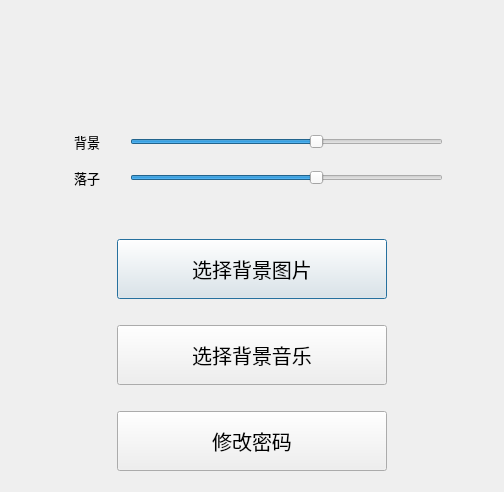
<?xml version="1.0" encoding="UTF-8"?>
<ui version="4.0">
 <class>setting</class>
 <widget class="QDialog" name="setting">
  <property name="geometry">
   <rect>
    <x>0</x>
    <y>0</y>
    <width>504</width>
    <height>480</height>
   </rect>
  </property>
  <property name="windowTitle">
   <string>设置</string>
  </property>
  <layout class="QVBoxLayout" name="verticalLayout">
   <item>
    <layout class="QHBoxLayout" name="horizontalLayout_2">
     <item>
      <widget class="QLabel" name="label_2">
       <property name="text">
        <string/>
       </property>
      </widget>
     </item>
     <item>
      <widget class="QLabel" name="label">
       <property name="minimumSize">
        <size>
         <width>80</width>
         <height>80</height>
        </size>
       </property>
       <property name="maximumSize">
        <size>
         <width>80</width>
         <height>80</height>
        </size>
       </property>
       <property name="text">
        <string/>
       </property>
       <property name="pixmap">
        <pixmap>../Users/icon/set.png</pixmap>
       </property>
       <property name="scaledContents">
        <bool>true</bool>
       </property>
       <property name="alignment">
        <set>Qt::AlignCenter</set>
       </property>
      </widget>
     </item>
     <item>
      <widget class="QLabel" name="label_3">
       <property name="text">
        <string/>
       </property>
      </widget>
     </item>
    </layout>
   </item>
   <item>
    <layout class="QHBoxLayout" name="horizontalLayout">
     <property name="leftMargin">
      <number>50</number>
     </property>
     <property name="topMargin">
      <number>30</number>
     </property>
     <property name="rightMargin">
      <number>50</number>
     </property>
     <property name="bottomMargin">
      <number>30</number>
     </property>
     <item>
      <widget class="QLabel" name="soundlogo">
       <property name="maximumSize">
        <size>
         <width>30</width>
         <height>30</height>
        </size>
       </property>
       <property name="text">
        <string/>
       </property>
       <property name="pixmap">
        <pixmap>../Users/icon/sound.png</pixmap>
       </property>
       <property name="scaledContents">
        <bool>true</bool>
       </property>
       <property name="alignment">
        <set>Qt::AlignCenter</set>
       </property>
      </widget>
     </item>
     <item>
      <layout class="QVBoxLayout" name="verticalLayout_2">
       <item>
        <layout class="QHBoxLayout" name="horizontalLayout_5">
         <item>
          <widget class="QLabel" name="label_8">
           <property name="minimumSize">
            <size>
             <width>50</width>
             <height>0</height>
            </size>
           </property>
           <property name="font">
            <font>
             <family>Adobe 黑体 Std R</family>
             <pointsize>10</pointsize>
            </font>
           </property>
           <property name="text">
            <string>背景</string>
           </property>
          </widget>
         </item>
         <item>
          <widget class="QSlider" name="horizontalSlider">
           <property name="minimumSize">
            <size>
             <width>300</width>
             <height>30</height>
            </size>
           </property>
           <property name="maximum">
            <number>100</number>
           </property>
           <property name="value">
            <number>60</number>
           </property>
           <property name="orientation">
            <enum>Qt::Horizontal</enum>
           </property>
          </widget>
         </item>
        </layout>
       </item>
       <item>
        <layout class="QHBoxLayout" name="horizontalLayout_7">
         <property name="topMargin">
          <number>0</number>
         </property>
         <property name="bottomMargin">
          <number>0</number>
         </property>
         <item>
          <widget class="QLabel" name="label_9">
           <property name="minimumSize">
            <size>
             <width>50</width>
             <height>0</height>
            </size>
           </property>
           <property name="font">
            <font>
             <family>Adobe 黑体 Std R</family>
             <pointsize>10</pointsize>
            </font>
           </property>
           <property name="text">
            <string>落子</string>
           </property>
          </widget>
         </item>
         <item>
          <widget class="QSlider" name="horizontalSlider_2">
           <property name="minimumSize">
            <size>
             <width>300</width>
             <height>30</height>
            </size>
           </property>
           <property name="maximum">
            <number>100</number>
           </property>
           <property name="value">
            <number>60</number>
           </property>
           <property name="orientation">
            <enum>Qt::Horizontal</enum>
           </property>
          </widget>
         </item>
        </layout>
       </item>
      </layout>
     </item>
    </layout>
   </item>
   <item>
    <layout class="QHBoxLayout" name="horizontalLayout_3">
     <property name="leftMargin">
      <number>20</number>
     </property>
     <property name="topMargin">
      <number>10</number>
     </property>
     <property name="rightMargin">
      <number>20</number>
     </property>
     <property name="bottomMargin">
      <number>10</number>
     </property>
     <item>
      <widget class="QLabel" name="label_4">
       <property name="maximumSize">
        <size>
         <width>80</width>
         <height>16777215</height>
        </size>
       </property>
       <property name="text">
        <string/>
       </property>
      </widget>
     </item>
     <item>
      <widget class="QPushButton" name="setback">
       <property name="minimumSize">
        <size>
         <width>200</width>
         <height>60</height>
        </size>
       </property>
       <property name="font">
        <font>
         <family>Adobe 黑体 Std R</family>
         <pointsize>15</pointsize>
        </font>
       </property>
       <property name="text">
        <string>选择背景图片</string>
       </property>
      </widget>
     </item>
     <item>
      <widget class="QLabel" name="label_5">
       <property name="maximumSize">
        <size>
         <width>80</width>
         <height>16777215</height>
        </size>
       </property>
       <property name="text">
        <string/>
       </property>
      </widget>
     </item>
    </layout>
   </item>
   <item>
    <layout class="QHBoxLayout" name="horizontalLayout_8">
     <property name="leftMargin">
      <number>20</number>
     </property>
     <property name="topMargin">
      <number>10</number>
     </property>
     <property name="rightMargin">
      <number>20</number>
     </property>
     <property name="bottomMargin">
      <number>10</number>
     </property>
     <item>
      <widget class="QLabel" name="label_10">
       <property name="maximumSize">
        <size>
         <width>80</width>
         <height>16777215</height>
        </size>
       </property>
       <property name="text">
        <string/>
       </property>
      </widget>
     </item>
     <item>
      <widget class="QPushButton" name="pushButton">
       <property name="minimumSize">
        <size>
         <width>200</width>
         <height>60</height>
        </size>
       </property>
       <property name="font">
        <font>
         <family>Adobe 黑体 Std R</family>
         <pointsize>15</pointsize>
        </font>
       </property>
       <property name="text">
        <string>选择背景音乐</string>
       </property>
      </widget>
     </item>
     <item>
      <widget class="QLabel" name="label_11">
       <property name="maximumSize">
        <size>
         <width>80</width>
         <height>16777215</height>
        </size>
       </property>
       <property name="text">
        <string/>
       </property>
      </widget>
     </item>
    </layout>
   </item>
   <item>
    <layout class="QHBoxLayout" name="horizontalLayout_4">
     <property name="leftMargin">
      <number>20</number>
     </property>
     <property name="topMargin">
      <number>10</number>
     </property>
     <property name="rightMargin">
      <number>20</number>
     </property>
     <property name="bottomMargin">
      <number>10</number>
     </property>
     <item>
      <widget class="QLabel" name="label_6">
       <property name="maximumSize">
        <size>
         <width>80</width>
         <height>16777215</height>
        </size>
       </property>
       <property name="text">
        <string/>
       </property>
      </widget>
     </item>
     <item>
      <widget class="QPushButton" name="setpassword">
       <property name="minimumSize">
        <size>
         <width>200</width>
         <height>60</height>
        </size>
       </property>
       <property name="font">
        <font>
         <family>Adobe 黑体 Std R</family>
         <pointsize>15</pointsize>
        </font>
       </property>
       <property name="text">
        <string>修改密码</string>
       </property>
      </widget>
     </item>
     <item>
      <widget class="QLabel" name="label_7">
       <property name="maximumSize">
        <size>
         <width>80</width>
         <height>16777215</height>
        </size>
       </property>
       <property name="text">
        <string/>
       </property>
      </widget>
     </item>
    </layout>
   </item>
  </layout>
 </widget>
 <resources/>
 <connections/>
</ui>
